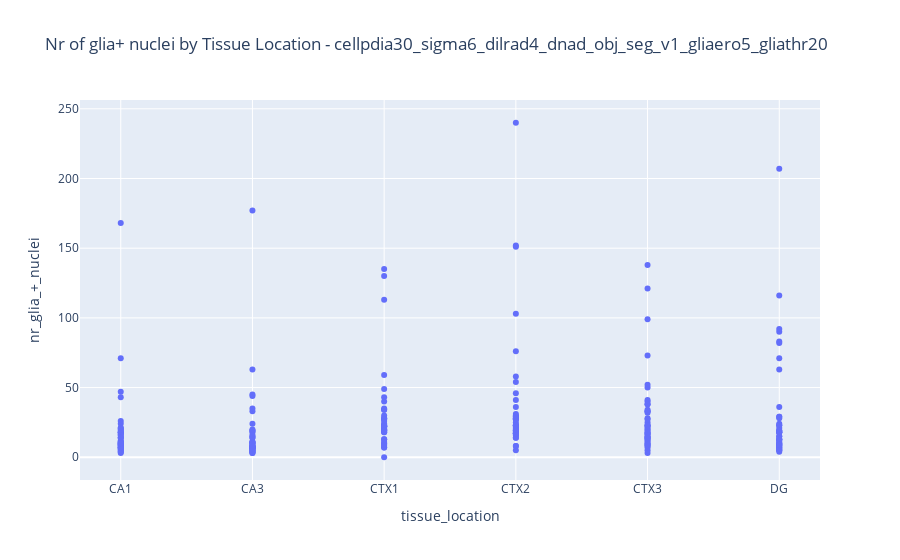

The cell this chart's notebook holds for it:
### Code cell
# Create the plot
fig = px.scatter(df, x='tissue_location', y='nr_glia_+_nuclei',
                 hover_data=['staining_id','index'], title=f"Nr of glia+ nuclei by Tissue Location - {title}")

# Show the plot
fig.show()

### Figure 1 — Plotly figure (JSON) as saved in the notebook; plotly's stock layout.template omitted (floating-point values rounded to 4 significant figures; data arrays with more than 128 entries replaced by an {"elided": "..."} marker saying what was removed)
{"data": [{"customdata": {"elided": "252x2 int values"}, "hovertemplate": "tissue_location=%{x}<br>nr_glia_+_nuclei=%{y}<br>staining_id=%{customdata[0]}<br>index=%{customdata[1]}<extra></extra>", "legendgroup": "", "marker": {"color": "#636efa", "symbol": "circle"}, "mode": "markers", "name": "", "orientation": "v", "showlegend": false, "type": "scatter", "x": {"elided": "252 str values"}, "xaxis": "x", "y": {"elided": "252 int values"}, "yaxis": "y"}], "layout": {"legend": {"tracegroupgap": 0}, "title": {"text": "Nr of glia+ nuclei by Tissue Location - cellpdia30_sigma6_dilrad4_dnad_obj_seg_v1_gliaero5_gliathr20"}, "xaxis": {"anchor": "y", "domain": [0, 1], "title": {"text": "tissue_location"}}, "yaxis": {"anchor": "x", "domain": [0, 1], "title": {"text": "nr_glia_+_nuclei"}}}}
